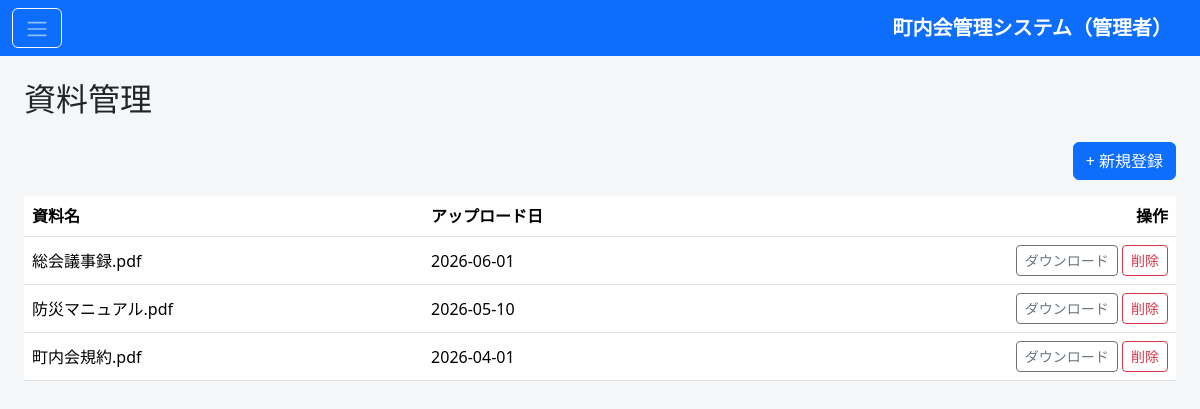
/admin/document_list.php (signed in), run on the app's committed database.
### tables this page shows
CREATE TABLE documents (
    id              BIGINT UNSIGNED AUTO_INCREMENT PRIMARY KEY,
    name            VARCHAR(200)    NOT NULL,
    file_path       VARCHAR(255)    NOT NULL,
    file_size_bytes BIGINT UNSIGNED NOT NULL DEFAULT 0,
    uploaded_at     DATE            NOT NULL,
    created_at      DATETIME        NOT NULL DEFAULT CURRENT_TIMESTAMP
);

### admin/document_list.php (the view, shortened to what this page needs)
<?php
require __DIR__ . '/includes/header.php';
$documents = $pdo->query('SELECT id, name, file_path, uploaded_at FROM documents ORDER BY uploaded_at DESC')->fetchAll();
?>
<div class="d-flex justify-content-end mb-3">
  <a href="document_form.php" class="btn btn-primary">+ 新規登録</a>
</div>
<table class="table table-hover bg-white align-middle">
  <thead>
    <tr><th>資料名</th><th>アップロード日</th><th class="text-end">操作</th></tr>
  </thead>
  <tbody>
    <?php foreach ($documents as $d): ?>
    <tr>
      <td><?php echo htmlspecialchars($d['name']); ?></td>
      <td><?php echo htmlspecialchars($d['uploaded_at']); ?></td>
      <td class="text-end">
        <a href="<?php echo htmlspecialchars($d['file_path'] ?: '#'); ?>" class="btn btn-sm btn-outline-secondary">ダウンロード</a>
        <form action="document_list.php" method="post" class="d-inline" onsubmit="return confirm('削除しますか？');">
          <button class="btn btn-sm btn-outline-danger" type="submit">削除</button>
        </form>
      </td>
    </tr>
    <?php endforeach; ?>
  </tbody>
</table>
<?php require __DIR__ . '/includes/footer.php'; ?>

### admin/includes/header.php (style rules this page uses)
body { background-color: #f5f6f8; }
.table thead { background-color: #e9ecef; }

### data on the page
documents: name "総会議事録.pdf", uploaded_at "2026-06-01"
documents: name "防災マニュアル.pdf", uploaded_at "2026-05-10"
documents: name "町内会規約.pdf", uploaded_at "2026-04-01"

### other printed values
$pageTitle "資料管理"
